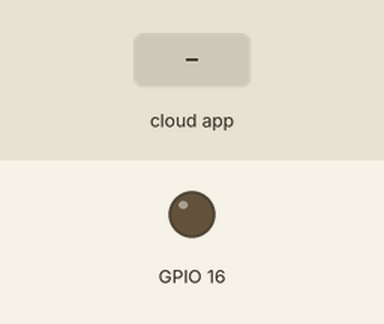
Simulated run of this sketch. Board: ESP8266 (NodeMCU). Shown: output pins drawn as LEDs (lit = HIGH). The inputs (shaded band) are chosen by the test bench. WiFi joins after 1.5 s; servers stay silent unless stated; no MQTT or app messages arrive unless stated; what the sketch prints to the serial monitor is not drawn.

Above: at 2.7 s.
2.8 s: the phone or cloud app sets ldr to 1
At 3.5 s:
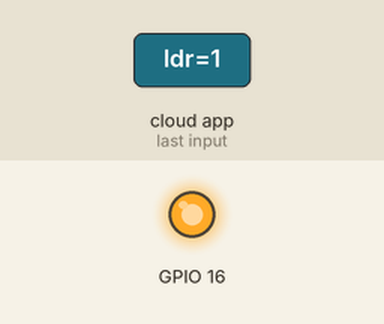
4.3 s: the phone or cloud app sets ldr to 0
At 4.9 s:
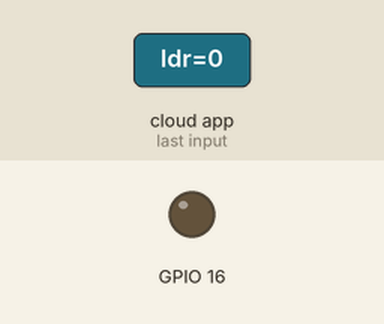
Timing chart, 0 to 7.3 s (numbered marks = the images above; inputs shaded):
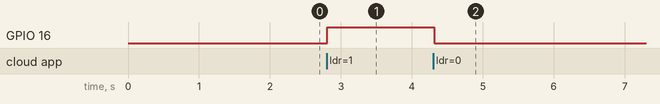

Measured:
- after the input at 2.8 s, GPIO 16: LOW → HIGH at once
- after the input at 4.3 s, GPIO 16: HIGH → LOW at once

The sketch:

Automation.ino
```cpp
#include<ESP8266WiFi.h>
#include<Adafruit_MQTT_Client.h>

#define server "io.adafruit.com"
#define wifi "xxxxxxxxxxxx"    //Name of the wifi
#define password "xxxxxxxxx"   //Wifi password
#define port 1883
#define username "xxxxxxxxxx"  //Adafruit username
#define key "xxxxxxxxxx"       //AIO Key

WiFiClient esp;

Adafruit_MQTT_Client mqtt(&esp,server,port,username,key);

Adafruit_MQTT_Subscribe feed=Adafruit_MQTT_Subscribe(&mqtt,username"/feeds/ldr");

void setup() {
  // put your setup code here, to run once:
  Serial.begin(115200);
  delay(10);
  Serial.println("Adafruit MQTT");
  Serial.print("Connecting to");
  Serial.println(wifi);

  WiFi.begin(wifi,password);
  while(WiFi.status()!=WL_CONNECTED)
  {
    delay(500);
    Serial.print(".");
  }
  Serial.println("Wifi connected");
  Serial.println("IP Address: ");
  Serial.println(WiFi.localIP());

  mqtt.subscribe(&feed);

  Serial.print("Connecting to MQTT");
  while(mqtt.connect())
  {
    delay(500);
    Serial.print(".");
  }
pinMode(16,OUTPUT);
}

void loop() {
  // put your main code here, to run repeatedly:
  while(mqtt.readSubscription(5000))
  {
    Serial.print("Got: ");
    Serial.print((char*)feed.lastread);
    int a=atoi((char*)feed.lastread);

    Serial.print(" ");
    Serial.println(a);
    if(a==0)
    {
      digitalWrite(16,LOW);
    }
    else
    {
      digitalWrite(16,HIGH);
    }
  }
}
```
